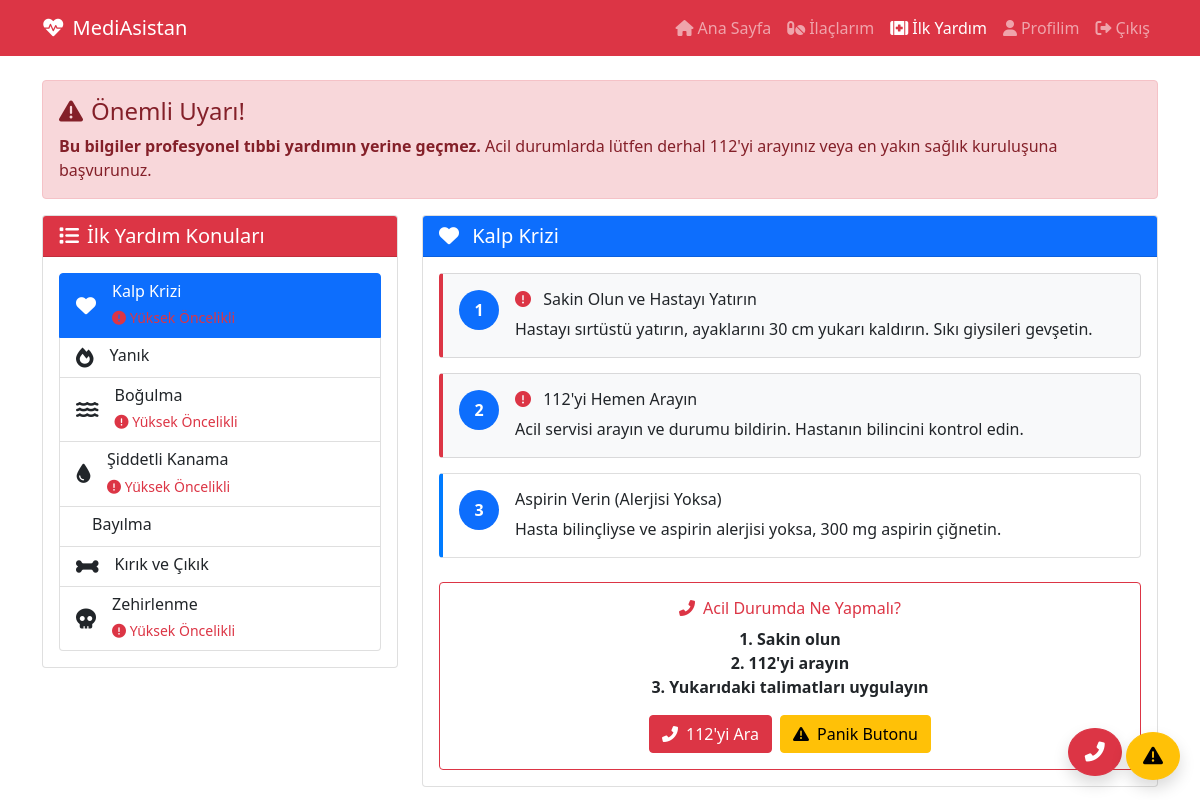
The app's page /first_aid.php (signed in) with its own data.
### tables this page shows
CREATE TABLE `ilk_yardim_kategorileri` (
  `kategori_id` int(11) NOT NULL AUTO_INCREMENT,
  `kategori_adi` varchar(100) NOT NULL,
  `kategori_ikon` varchar(50) DEFAULT NULL,
  `aciklama` text DEFAULT NULL,
  `onem_derecesi` tinyint(4) DEFAULT 1,
  `sira_no` tinyint(4) DEFAULT 1,
  `aktif_mi` tinyint(1) DEFAULT 1,
  `olusturulma_tarihi` datetime DEFAULT current_timestamp(),
  PRIMARY KEY (`kategori_id`)
);

CREATE TABLE `ilk_yardim_talimatlari` (
  `talimat_id` int(11) NOT NULL AUTO_INCREMENT,
  `kategori_id` int(11) NOT NULL,
  `adim_numarasi` tinyint(4) NOT NULL,
  `baslik` varchar(200) NOT NULL,
  `aciklama` text NOT NULL,
  `goruntuleme_suresi` smallint(6) DEFAULT NULL,
  `resim_url` varchar(255) DEFAULT NULL,
  `ses_dosyasi_url` varchar(255) DEFAULT NULL,
  `onemli_uyari` tinyint(1) DEFAULT 0,
  `olusturulma_tarihi` datetime DEFAULT current_timestamp(),
  PRIMARY KEY (`talimat_id`),
  UNIQUE KEY `unique_kategori_adim` (`kategori_id`,`adim_numarasi`),
  CONSTRAINT `ilk_yardim_talimatlari_ibfk_1` FOREIGN KEY (`kategori_id`) REFERENCES `ilk_yardim_kategorileri` (`kategori_id`) ON DELETE CASCADE
);

### first_aid.php (the view, shortened to what this page needs)
<?php
require_once './config/config.php';
$kategori_id = isset($_GET['kategori']) ? intval($_GET['kategori']) : 1;
$kategoriler_sql = "SELECT * FROM ilk_yardim_kategorileri WHERE aktif_mi = 1 ORDER BY sira_no";
$kategoriler = $conn->query($kategoriler_sql);
$talimatlar_sql = "SELECT * FROM ilk_yardim_talimatlari WHERE kategori_id = ? ORDER BY adim_numarasi";
$stmt = $conn->prepare($talimatlar_sql);
$stmt->bind_param("i", $kategori_id);
$stmt->execute();
$talimatlar = $stmt->get_result();
$kategori_bilgi_sql = "SELECT * FROM ilk_yardim_kategorileri WHERE kategori_id = ?";
$stmt2 = $conn->prepare($kategori_bilgi_sql);
$stmt2->bind_param("i", $kategori_id);
$stmt2->execute();
$kategori_bilgi = $stmt2->get_result()->fetch_assoc();
?>
<!DOCTYPE html>
<html lang="tr">
<head>
    <link href="https://cdn.jsdelivr.net/npm/bootstrap@5.1.3/dist/css/bootstrap.min.css" rel="stylesheet">
    <link rel="stylesheet" href="https://cdnjs.cloudflare.com/ajax/libs/font-awesome/6.0.0/css/all.min.css">
</head>
<body>
    <nav class="navbar navbar-expand-lg navbar-dark bg-danger">
        <div class="container">
            <a class="navbar-brand" href="index.php">
                <i class="fas fa-heartbeat me-2"></i>MediAsistan
            </a>
            <div class="navbar-nav ms-auto">
                <a class="nav-link" href="index.php"><i class="fas fa-home me-1"></i>Ana Sayfa</a>
                <a class="nav-link" href="medications.php"><i class="fas fa-pills me-1"></i>İlaçlarım</a>
                <a class="nav-link active" href="first_aid.php"><i class="fas fa-first-aid me-1"></i>İlk Yardım</a>
                <a class="nav-link" href="profile.php"><i class="fas fa-user me-1"></i>Profilim</a>
                <a class="nav-link" href="logout.php"><i class="fas fa-sign-out-alt me-1"></i>Çıkış</a>
            </div>
        </div>
    </nav>
    <div class="emergency-buttons">
        <a href="tel:112" class="btn btn-danger btn-lg rounded-circle shadow" title="112'yi Ara">
            <i class="fas fa-phone-alt"></i>
        </a>
        <a href="panic.php" class="btn btn-warning btn-lg rounded-circle shadow mt-2" title="Panik Butonu">
            <i class="fas fa-exclamation-triangle"></i>
        </a>
    </div>
    <div class="container mt-4">
        <div class="row">
            <div class="col-md-12">
                <div class="alert alert-danger">
                    <h4 class="alert-heading"><i class="fas fa-exclamation-triangle me-2"></i>Önemli Uyarı!</h4>
                    <p class="mb-0">
                        <strong>Bu bilgiler profesyonel tıbbi yardımın yerine geçmez.</strong>
                        Acil durumlarda lütfen derhal 112'yi arayınız veya en yakın sağlık kuruluşuna başvurunuz.
                    </p>
                </div>
            </div>
        </div>
        <div class="row">
            <div class="col-md-4">
                <div class="card">
                    <div class="card-header bg-danger text-white">
                        <h5 class="mb-0"><i class="fas fa-list me-2"></i>İlk Yardım Konuları</h5>
                    </div>
                    <div class="card-body">
                        <div class="list-group">
                            <?php while($kategori = $kategoriler->fetch_assoc()):
                                $active = $kategori['kategori_id'] == $kategori_id ? 'active' : '';
                            ?>
                            <a href="first_aid.php?kategori=<?php echo $kategori['kategori_id']; ?>"
                               class="list-group-item list-group-item-action <?php echo $active; ?>">
                                <div class="d-flex align-items-center">
                                    <i class="fas fa-<?php echo $kategori['kategori_ikon'] ?? 'first-aid'; ?> me-3 fa-lg"></i>
                                    <div>
                                        <h6 class="mb-1"><?php echo htmlspecialchars($kategori['kategori_adi']); ?></h6>
                                        <?php if ($kategori['onem_derecesi'] >= 4): ?>
                                            <small class="text-danger"><i class="fas fa-exclamation-circle"></i> Yüksek Öncelikli</small>
                                        <?php endif; ?>
                                    </div>
                                </div>
                            </a>
                            <?php endwhile; ?>
                        </div>
                    </div>
                </div>
            </div>
            <div class="col-md-8">
                <div class="card">
                    <div class="card-header bg-primary text-white">
                        <h5 class="mb-0">
                            <i class="fas fa-<?php echo $kategori_bilgi['kategori_ikon'] ?? 'first-aid'; ?> me-2"></i>
                            <?php echo htmlspecialchars($kategori_bilgi['kategori_adi']); ?>
                        </h5>
                    </div>
                    <div class="card-body">
                        <?php if ($talimatlar->num_rows > 0): ?>
                            <div class="steps-container">
                                <?php while($talimat = $talimatlar->fetch_assoc()):
                                    $important_class = $talimat['onemli_uyari'] ? 'important-step' : '';
                                ?>
                                <div class="card step-card <?php echo $important_class; ?>">
                                    <div class="card-body">
                                        <div class="d-flex align-items-start">
                                            <div class="step-number bg-primary text-white rounded-circle d-flex align-items-center justify-content-center me-3"
                                                 style="width: 40px; height: 40px; min-width: 40px;">
                                                <strong><?php echo $talimat['adim_numarasi']; ?></strong>
                                            </div>
                                            <div class="flex-grow-1">
                                                <h6 class="card-title">
                                                    <?php if ($talimat['onemli_uyari']): ?>
                                                        <i class="fas fa-exclamation-circle text-danger me-2"></i>
                                                    <?php endif; ?>
                                                    <?php echo htmlspecialchars($talimat['baslik']); ?>
                                                </h6>
                                                <p class="card-text"><?php echo nl2br(htmlspecialchars($talimat['aciklama'])); ?></p>
                                            </div>
                                        </div>
                                    </div>
                                </div>
                                <?php endwhile; ?>
                            </div>
                        <?php endif; ?>
                        <div class="card mt-4 border-danger">
                            <div class="card-body text-center">
                                <h6 class="card-title text-danger">
                                    <i class="fas fa-phone-alt me-2"></i>Acil Durumda Ne Yapmalı?
                                </h6>
                                <p class="card-text">
                                    <strong>1. Sakin olun</strong><br>
                                    <strong>2. 112'yi arayın</strong><br>
                                    <strong>3. Yukarıdaki talimatları uygulayın</strong>
                                </p>
                                <div class="d-grid gap-2 d-md-flex justify-content-md-center">
                                    <a href="tel:112" class="btn btn-danger">
                                        <i class="fas fa-phone-alt me-2"></i>112'yi Ara
                                    </a>
                                    <a href="panic_test.php" class="btn btn-warning">
                                        <i class="fas fa-exclamation-triangle me-2"></i>Panik Butonu
                                    </a>
                                </div>
                            </div>
                        </div>
                    </div>
                </div>
            </div>
        </div>
    </div>
</body>
</html>

### first_aid.php (style rules this page uses)
.step-card { border-left: 4px solid #007bff; margin-bottom: 15px; }
.important-step { border-left-color: #dc3545; background-color: #f8f9fa; }
.emergency-buttons { position: fixed; bottom: 20px; right: 20px; z-index: 1000; }

### records on screen
ilk_yardim_kategorileri: kategori_adi "Kalp Krizi"
ilk_yardim_kategorileri: kategori_adi "Yanık"
ilk_yardim_kategorileri: kategori_adi "Boğulma", onem_derecesi "Yüksek Öncelikli"
ilk_yardim_kategorileri: kategori_adi "Şiddetli Kanama", onem_derecesi "Yüksek Öncelikli"
ilk_yardim_kategorileri: kategori_adi "Bayılma"
ilk_yardim_kategorileri: kategori_adi "Kırık ve Çıkık"
ilk_yardim_kategorileri: kategori_adi "Zehirlenme", onem_derecesi "Yüksek Öncelikli"
ilk_yardim_talimatlari: adim_numarasi "1", onemli_uyari 1 (drawn), baslik "Sakin Olun ve Hastayı Yatırın", aciklama "Hastayı sırtüstü yatırın, ayaklarını 30 cm yukarı kaldırın. Sıkı giysileri gevşetin."
ilk_yardim_talimatlari: adim_numarasi "2", onemli_uyari 1 (drawn), baslik "112'yi Hemen Arayın", aciklama "Acil servisi arayın ve durumu bildirin. Hastanın bilincini kontrol edin."
ilk_yardim_talimatlari: adim_numarasi "3", baslik "Aspirin Verin (Alerjisi Yoksa)", aciklama "Hasta bilinçliyse ve aspirin alerjisi yoksa, 300 mg aspirin çiğnetin."
